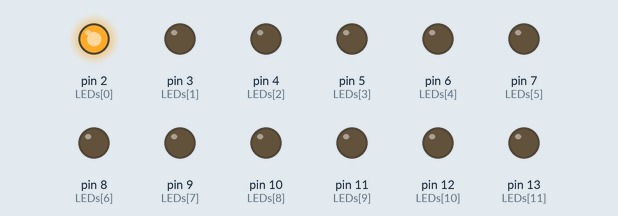
Simulated run of this sketch. Board: Arduino Uno, built with avr-gcc and run on an emulated ATmega328P. Parts: output pins drawn as LEDs (lit = HIGH).

Above: at 0.05 s.
At 0.35 s:
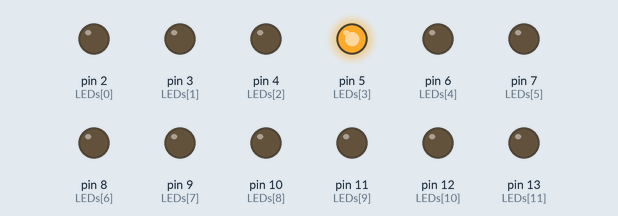
At 0.75 s:
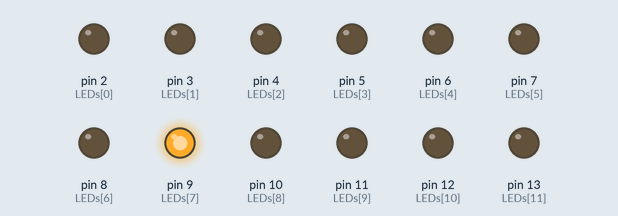
At 1.45 s:
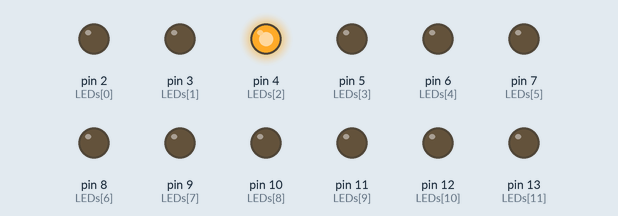
At 2.15 s:
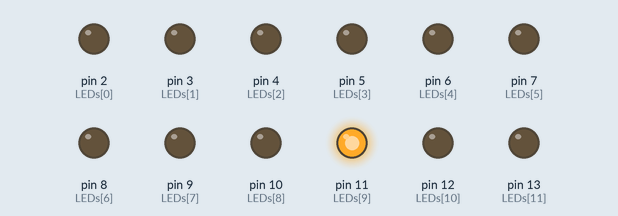
At 2.85 s:
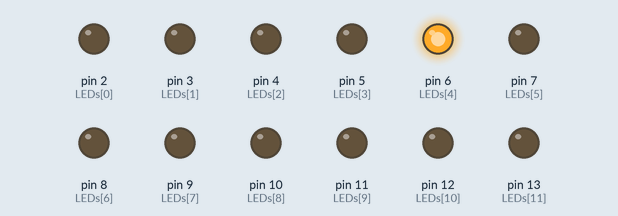
Timing chart, 0 to 3.1 s (numbered marks = the images above):
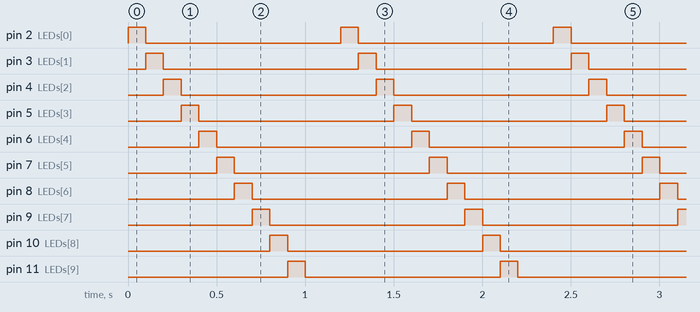

Measured:
- by itself, pin 2 (LEDs[0]), pin 3 (LEDs[1]), pin 4 (LEDs[2]), pin 5 (LEDs[3]), pin 6 (LEDs[4]), pin 7 (LEDs[5]), pin 8 (LEDs[6]), pin 9 (LEDs[7]), pin 10 (LEDs[8]), pin 11 (LEDs[9]), pin 12 (LEDs[10]), pin 13 (LEDs[11]): alternates HIGH for 0.10 s and LOW for 1.1 s
- by itself, everything shown: repeats every 1.2 s, in 12 steps

The sketch:

003.ino
```cpp
const byte LEDs[] = {2, 3, 4, 5, 6 ,7, 8, 9, 10, 11, 12, 13};
const byte Size = sizeof(LEDs);
byte index = 0;

void setup() {
  for(byte i = 0; i < Size; i++)
    pinMode(LEDs[i], OUTPUT);
}

void loop() {
  for(byte i = 0; i < Size; i++)
    digitalWrite(LEDs[i], LOW);

  digitalWrite(LEDs[index], HIGH);
  index++;

  if(index == Size)
    index = 0;

  delay(100);
}
```
